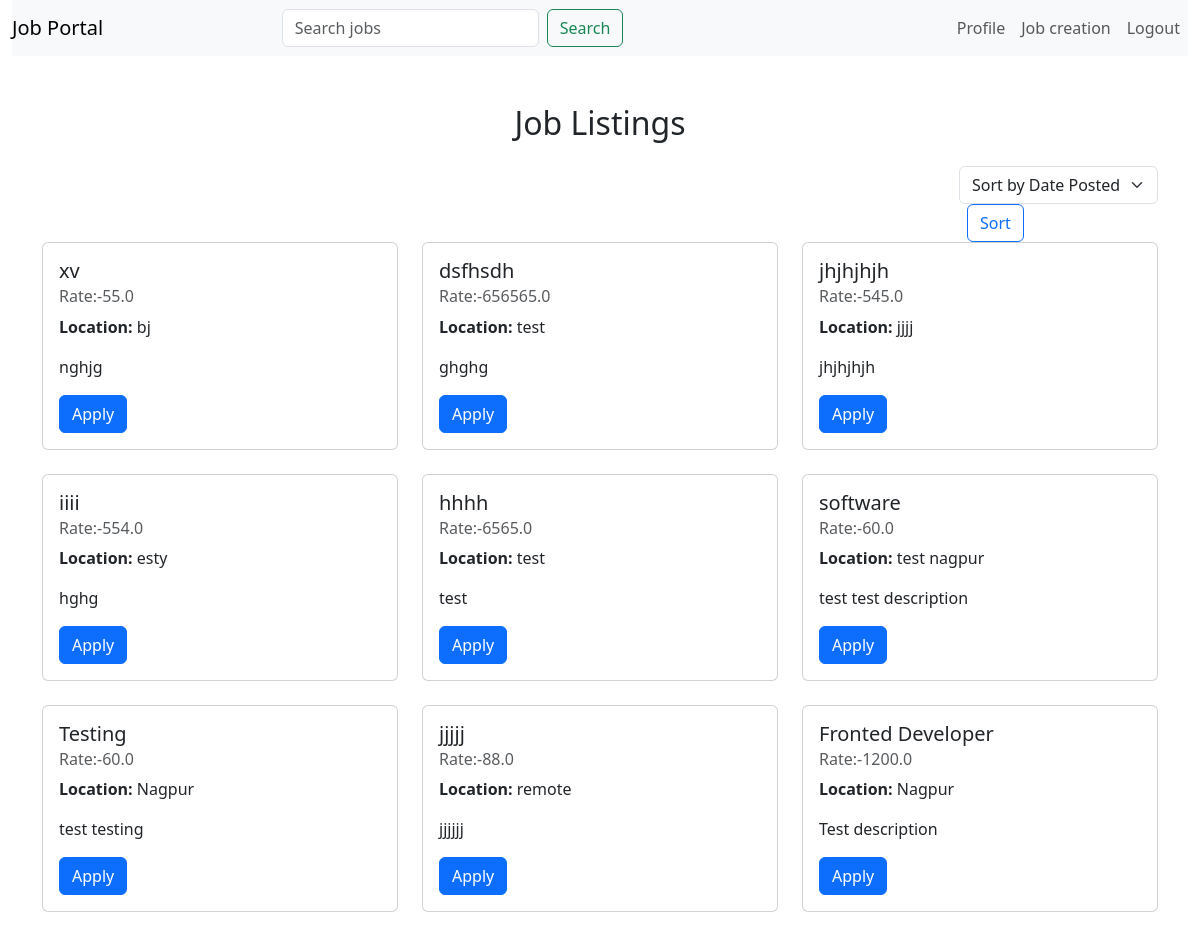
/job-listing (signed in), run on the app's committed database.
### main.py (models this page shows)
class JobListing(db.Model):
    __tablename__ = 'job_listings'
    id = db.Column(db.Integer, primary_key=True)
    title = db.Column(db.String(100), nullable=False)
    description = db.Column(db.Text, nullable=False)
    pay_rate = db.Column(db.Float, nullable=False)
    location = db.Column(db.String(100), nullable=False)
    category = db.Column(db.String(100), nullable=False)
    created_at = db.Column(db.DateTime, default=datetime.utcnow)
    user_id = db.Column(db.Integer, db.ForeignKey('users.id'), nullable=False)

### main.py (the view)
@app.route('/job-listing',methods=['GET'])
def jobListing():
    keywords = request.args.get('keywords', '')
    category = request.args.get('category', '')
    location = request.args.get('location', '')
    sort_by = request.args.get('sort_by', 'date_posted')
    query = JobListing.query
    if keywords:
        query = query.filter(JobListing.title.contains(keywords) | JobListing.description.contains(keywords))
    if category:
        query = query.filter(JobListing.category == category)
    if location:
        query = query.filter(JobListing.location.contains(location))
    jobs = query.all()
    return render_template('joblist.html', job_listings=jobs)

### main.py (called while the page is built)
@login_manager.user_loader
def load_user(user_id):
    return User.query.get(int(user_id))

### templates/joblist.html (shortened to what this page needs)
{% extends 'layout.html' %}
{% block content %}
    <div class="container mt-5">
        <h2 class="text-center mb-4">Job Listings</h2>
        <div class="row">
            <div class="d-flex justify-content-end">
                <form method="GET" action="{{ url_for('jobListing') }}">
                    <select class="form-select" name="sort_by">
                        <option value="date_posted" {% if request.args.get('sort_by') == 'date_posted' %}selected{% endif %}>Sort by Date Posted</option>
                    </select>
                    <button class="btn btn-outline-primary ms-2" type="submit">Sort</button>
                </form>
            </div>
            {% for job in job_listings %}
            <div class="col-md-4 mb-4">
                <div class="card">
                    <div class="card-body">
                        <h5 class="card-title">{{job.title}}</h5>
                        <h6 class="card-subtitle mb-2 text-muted">Rate:-{{job.pay_rate}}</h6>
                        <p class="card-text"><strong>Location:</strong> {{job.location}}</p>
                        <p class="card-text">{{job.description}}</p>
                        <a href="{{ url_for('apply_for_job', job_id=job.id) }}" class="btn btn-primary">Apply</a>
                    </div>
                </div>
            </div>
            {% endfor %}
        </div>
    </div>
    {% endblock %}

### data on the page
JobListing: title "xv", pay_rate "55.0", location "bj", description "nghjg"
JobListing: title "dsfhsdh", pay_rate "656565.0", location "test", description "ghghg"
JobListing: title "jhjhjhjh", pay_rate "545.0", location "jjjj", description "jhjhjhjh"
JobListing: title "iiii", pay_rate "554.0", location "esty", description "hghg"
JobListing: title "hhhh", pay_rate "6565.0", location "test", description "test"
JobListing: title "software", pay_rate "60.0", location "test nagpur", description "test test description"
JobListing: title "Testing", pay_rate "60.0", location "Nagpur", description "test testing"
JobListing: title "jjjjj", pay_rate "88.0", location "remote", description "jjjjjj"
JobListing: title "Fronted Developer", pay_rate "1200.0", location "Nagpur", description "Test description"
